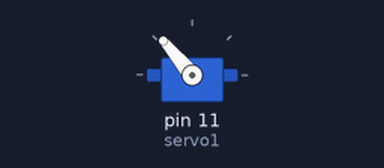
This sketch was run on a simulated Arduino Uno, built with avr-gcc and run on an emulated ATmega328P. Parts: servo. What the sketch prints to the serial monitor is not drawn.

Above: at 0.05 s.
Timing chart, 0 to 4.6 s (numbered marks = the images above):
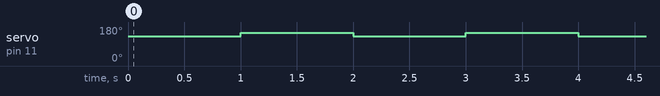

The sketch:

ServoCalibration.ino
```cpp
#include <Servo.h>
Servo servo1;

void setup() {
  // put your setup code here, to run once:
servo1.attach(11);
Serial.begin(9600);
}

void calibrate(int pos){
  servo1.write(pos);
  Serial.println("position: " + pos);
}
void loop() {
  // put your main code here, to run repeatedly:
calibrate(130);
delay(1000);
calibrate(150);
delay(1000);
}
```

Measured:
- by itself, servo on pin 11 (servo1): alternates 150° for 1.0 s and 130° for 1.0 s
